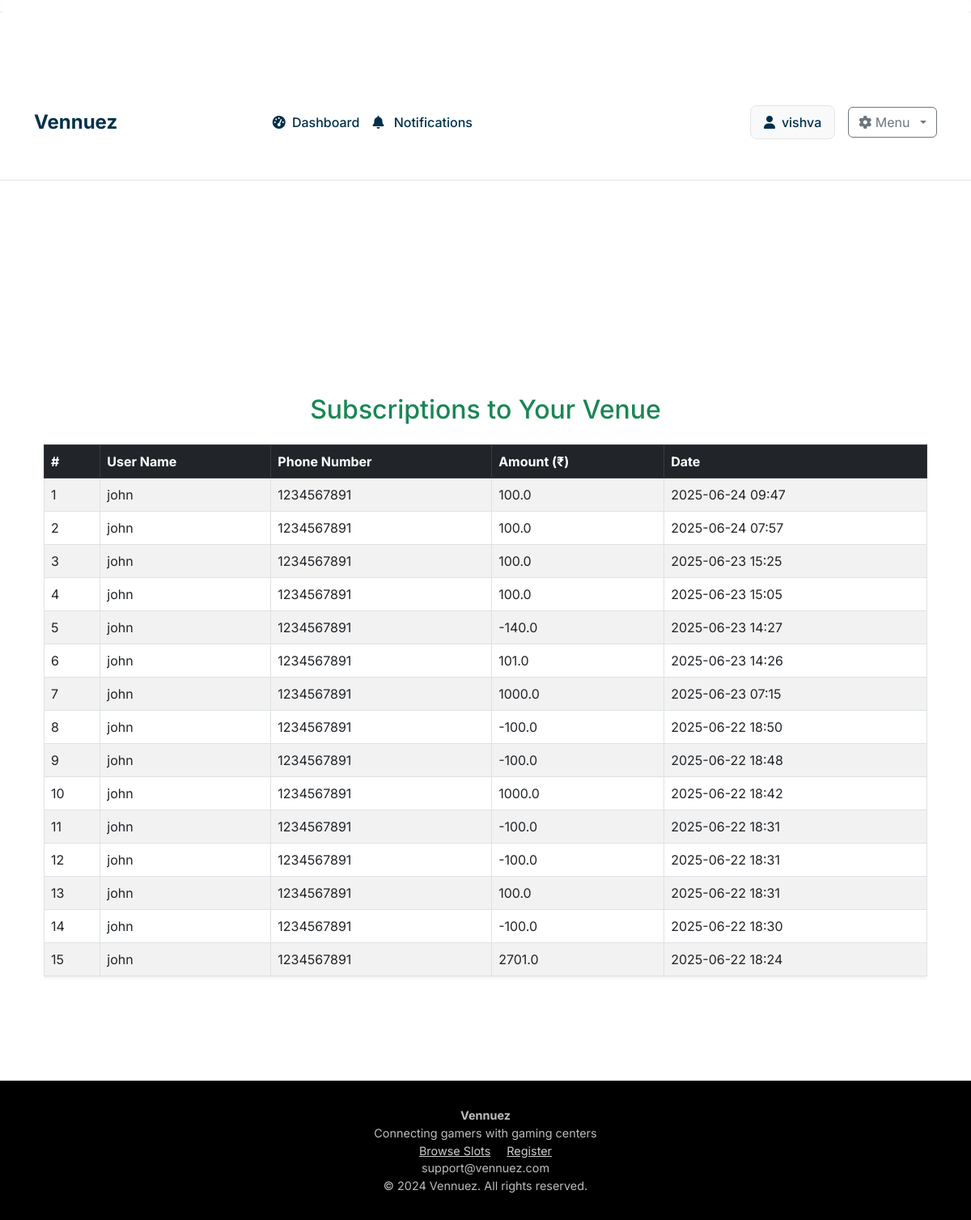
/owner/subscription_history (signed in), run on the app's committed database.
### models.py (models this page shows, shortened)
class Owner(UserMixin, db.Model):
    __tablename__ = 'owners'
    id = db.Column(db.Integer, primary_key=True)
    username = db.Column(db.String(80), unique=True, nullable=False)
    email = db.Column(db.String(120), unique=True, nullable=False)
    password_hash = db.Column(db.String(256), nullable=False)
    phone = db.Column(db.String(20), nullable=False)
    gaming_center_name = db.Column(db.String(200), nullable=False)
    address = db.Column(db.String(255), nullable=True)
    active = db.Column(db.Boolean, default=True)
    created_at = db.Column(db.DateTime, default=datetime.utcnow)
    latitude = db.Column(db.Float, nullable=True)
    longitude = db.Column(db.Float, nullable=True)
    google_maps_link = db.Column(db.String(500), nullable=True)
    amenities = db.Column(db.Text, nullable=True)  # Stored as JSON string
    venue_image1 = db.Column(db.String(500), nullable=True)
    venue_image2 = db.Column(db.String(500), nullable=True)
    venue_image3 = db.Column(db.String(500), nullable=True)
    venue_image4 = db.Column(db.String(500), nullable=True)
    images_uploaded = db.Column(db.Boolean, default=False)
    consoles = db.relationship('Console', backref='owner', lazy=True, cascade='all, delete-orphan')
    subscriptions = db.relationship("Subscription", back_populates="owner", cascade="all, delete")

class User(UserMixin, db.Model):
    __tablename__ = 'users'
    id = db.Column(db.Integer, primary_key=True)
    username = db.Column(db.String(80), unique=True, nullable=False)
    email = db.Column(db.String(120), unique=True, nullable=True)
    phone = db.Column(db.String(20), nullable=False , unique = True)
    password_hash = db.Column(db.String(256), nullable=False)
    full_name = db.Column(db.String(120), nullable=True)
    age = db.Column(db.Integer, nullable=True)
    created_at = db.Column(db.DateTime, default=datetime.utcnow)
    total_spent = db.Column(db.Float, default=0.0)
    bookings = db.relationship('TimeSlot', backref='user', lazy=True, foreign_keys='TimeSlot.user_id')
    coin_balances = db.relationship('UserCoinBalance', backref='user', lazy=True)
    subscriptions = db.relationship("Subscription", back_populates="user", cascade="all, delete")

class Subscription(db.Model):
    __tablename__ = "subscription"
    id = db.Column(db.Integer, primary_key=True)
    amount = db.Column(db.Float, nullable=False)
    user_id = db.Column(db.Integer, db.ForeignKey('users.id'), nullable=False)
    owner_id = db.Column(db.Integer, db.ForeignKey('owners.id'), nullable=False)
    created_at = db.Column(db.DateTime, default=datetime.utcnow)
    user = db.relationship("User", back_populates="subscriptions")
    owner = db.relationship("Owner", back_populates="subscriptions")

### routes.py (the view)
@app.route('/owner/subscription_history')
@login_required
def owner_subscription_history():
    owner_id = current_user.id
    subscriptions = Subscription.query.filter_by(owner_id=owner_id).order_by(Subscription.created_at.desc()).all()
    detailed_subs = []
    for sub in subscriptions:
        user = User.query.get(sub.user_id)
        detailed_subs.append({
            "user_name": user.username,
            "user_phone": user.phone,
            "amount": sub.amount,
            "created_at": sub.created_at
        })
    return render_template("owner_subscription_history.html", subscriptions=detailed_subs)

### app.py (called while the page is built)
@login_manager.user_loader
def load_user(user_id):
    from models import Owner, User
    from flask import session
    user_type = session.get('user_type')
    if user_type == 'owner':
        return Owner.query.get(int(user_id))
    elif user_type == 'user':
        return User.query.get(int(user_id))
    return None

@app.before_request
def show_user_flash_notifications():
    if current_user.is_authenticated and hasattr(current_user, 'id'):
        notifs = UserNotification.query.filter_by(
            user_id=current_user.id,
            is_flash=True,
            is_read=False
        ).all()
        for notif in notifs:
            flash(notif.message, "info")
            notif.is_flash = False
            notif.is_read = True
        if notifs:
            db.session.commit()

### templates/owner_subscription_history.html (shortened to what this page needs)
{% extends "base.html" %}
{% block content %}
<div class="container mt-5">
    <h2 class="text-center mb-4 text-success">Subscriptions to Your Venue</h2>
    {% if subscriptions %}
    <div class="table-responsive">
        <table class="table table-bordered table-striped shadow-sm">
            <thead class="table-dark">
                <tr>
                    <th>#</th>
                    <th>User Name</th>
                    <th>Phone Number</th>
                    <th>Amount (₹)</th>
                    <th>Date</th>
                </tr>
            </thead>
            <tbody>
                {% for sub in subscriptions %}
                <tr>
                    <td>{{ loop.index }}</td>
                    <td>{{ sub.user_name }}</td>
                    <td>{{ sub.user_phone }}</td>
                    <td>{{ sub.amount }}</td>
                    <td>{{ sub.created_at.strftime('%Y-%m-%d %H:%M') }}</td>
                </tr>
                {% endfor %}
            </tbody>
        </table>
    </div>
    {% else %}
    <p class="text-center text-muted">No one has subscribed to your venue yet.</p>
    {% endif %}
</div>
{% endblock %}

### templates/base.html (shortened to what this page needs)
<!DOCTYPE html>
<html lang="en">
<head>
  <link rel="stylesheet" href="https://cdnjs.cloudflare.com/ajax/libs/font-awesome/6.0.0/css/all.min.css">
  <div id="flash-msg" class="hidden bg-yellow-200 text-black rounded px-4 py-2 shadow fixed top-4 right-4 z-50"></div>
  <link rel="stylesheet" href="{{ url_for('static', filename='css/main.css') }}">
  <link rel="stylesheet" href="https://cdnjs.cloudflare.com/ajax/libs/font-awesome/6.4.0/css/all.min.css" />
  <link href="https://cdn.jsdelivr.net/npm/bootstrap@5.3.0/dist/css/bootstrap.min.css" rel="stylesheet" />
</head>
<body>
  <nav class="navbar navbar-expand-lg">
    <div class="container">
      <a class="navbar-brand" href="{{ url_for('index') }}">Vennuez</a>
      <div class="collapse navbar-collapse" id="navbarNav">
        <ul class="navbar-nav">
          {% if current_user.is_authenticated %}
            {% if session.user_type != 'owner' %}
              <li class="nav-item">
  <a class="nav-link position-relative" href="{{ url_for('user_notifications') }}">
    <i class="fas fa-bell"></i>
    Notifications
    {% if current_user.is_authenticated and current_user.notifications|selectattr('is_read', 'equalto', False)|list|length > 0 %}
      <span class="badge badge-pill badge-danger" style="position:absolute; top:0; right:0; font-size: 0.6rem;">
        {{ current_user.notifications|selectattr('is_read', 'equalto', False)|list|length }}
      </span>
    {% endif %}
  </a>
</li>
            {% elif session.user_type == 'owner' %}
              <li class="nav-item">
                <a href="{{ url_for('dashboard') }}" class="nav-link {% if request.endpoint == 'dashboard' %}active{% endif %}">
                  <i class="fas fa-tachometer-alt me-1"></i> Dashboard
                </a>
              </li>
              <li class="nav-item">
                <a href="{{ url_for('all_notifications') }}" class="nav-link" title="View Notifications">
                  <i class="fas fa-bell me-2"></i>
                  Notifications
                </a>
              </li>
            {% endif %}
          {% endif %}
        </ul>
        <div class="auth-section ms-auto">
          {% if current_user.is_authenticated %}
            <div class="user-info">
              <i class="fas fa-user"></i>
              <span>{{ current_user.username }}</span>
            </div>
            <div class="dropdown">
              <button class="btn btn-outline-secondary dropdown-toggle" type="button" data-bs-toggle="dropdown" aria-expanded="false">
                <i class="fas fa-cog"></i> Menu
              </button>
            </div>
          {% endif %}
        </div>
      </div>
    </div>
  </nav>
  <main class="container my-4">
    {% block content %}{% endblock %}
  </main>
  <footer class="footer">
    <div>
      <strong>Vennuez</strong><br />
      Connecting gamers with gaming centers<br />
      <a href="{{ url_for('available_slots') }}" style="color:#ccc; margin-right:1rem;">Browse Slots</a>
      <a href="{{ url_for('register') }}" style="color:#ccc;">Register</a><br />
      support@vennuez.com<br />
      &copy; 2024 Vennuez. All rights reserved.
    </div>
  </footer>
</body>
</html>

### static/css/main.css (style rules this page uses)
:root { --primary: #222831; --secondary: #393e46; --accent: #00adb5; --background: #fff; --text: #222831; --muted: #f5f6fa; --border: #e0e0e0; --success: #00b894; --danger: #e17055; }
* { margin: 0; padding: 0; box-sizing: border-box; }
html, body { height: 100%; overflow-x: hidden; }
body { font-family: 'Inter', Arial, sans-serif; background: var(--background); color: var(--text); min-height: 100vh; line-height: 1.6; }
.user-info { color: var(--secondary); font-size: 1rem; }
.btn { background: var(--accent); color: #fff; border: none; border-radius: 4px; padding: 0.5rem 1.25rem; font-size: 1rem; font-weight: 500; cursor: pointer; transition: background 0.2s; outline: none; }
.container { max-width: 1200px; margin: 0 auto; padding: 96px 1.5rem 2rem 1.5rem; }
.btn { display: inline-flex; align-items: center; justify-content: center; padding: 0.75rem 1.5rem; border-radius: 0.25rem; font-weight: 500; cursor: pointer; transition: all 0.2s; border: none; }
h1, h2, h3, h4, h5 { color: var(--primary); font-weight: 700; margin-bottom: 1rem; }
.footer { background: var(--primary); color: #fff; text-align: center; padding: 2rem 1rem 1rem 1rem; margin-top: 3rem; border-top: 1px solid var(--border); }

### templates/base.html (style rules this page uses)
:root { --primary: #003049; --accent: #d62828; }
body { font-family: 'Inter', sans-serif; margin: 0; background: #fff; }
.navbar { background-color: white; padding: 1rem; border-bottom: 1px solid #e5e5e5; }
.navbar .nav-link { color: var(--primary); font-weight: 500; padding: 0.5rem 1rem; border-radius: 5px; transition: all 0.3s ease; }
.navbar-brand { font-weight: bold; color: var(--primary) !important; font-size: 1.5rem; }
.user-info { display: flex; align-items: center; gap: 0.5rem; padding: 0.5rem 1rem; background-color: #f8f9fa; border-radius: 8px; border: 1px solid #e5e5e5; color: var(--primary); font-weight: 500; }
.user-info i { color: var(--primary); }
.footer { background: #000; color: #bdbdbd; padding: 2rem; text-align: center; font-size: 0.9rem; }
@media (min-width: 992px) { .navbar-nav { margin: 0 auto; } }
@media (min-width: 992px) { .auth-section { display: flex; align-items: center; gap: 1rem; } }
.dropdown-toggle::after { margin-left: 0.5rem; }
.btn-outline-secondary { border-color: #6c757d; color: #6c757d; }

### data on the page
Owner: username "vishva"
User: user_name "john" "john" "john" "john" "john" "john" "john" "john" "john" "john" "john" "john" "john" "john" "john", user_phone "1234567891" "1234567891" "1234567891" "1234567891" "1234567891" "1234567891" "1234567891" "1234567891" "1234567891" "1234567891" "1234567891" "1234567891" "1234567891" "1234567891" "1234567891"
Subscription: amount "100.0", created_at "2025-06-24 09:47"
Subscription: amount "100.0", created_at "2025-06-24 07:57"
Subscription: amount "100.0", created_at "2025-06-23 15:25"
Subscription: amount "100.0", created_at "2025-06-23 15:05"
Subscription: amount "-140.0", created_at "2025-06-23 14:27"
Subscription: amount "101.0", created_at "2025-06-23 14:26"
Subscription: amount "1000.0", created_at "2025-06-23 07:15"
Subscription: amount "-100.0", created_at "2025-06-22 18:50"
Subscription: amount "-100.0", created_at "2025-06-22 18:48"
Subscription: amount "1000.0", created_at "2025-06-22 18:42"
Subscription: amount "-100.0", created_at "2025-06-22 18:31"
Subscription: amount "-100.0", created_at "2025-06-22 18:31"
Subscription: amount "100.0", created_at "2025-06-22 18:31"
Subscription: amount "-100.0", created_at "2025-06-22 18:30"
Subscription: amount "2701.0", created_at "2025-06-22 18:24"
